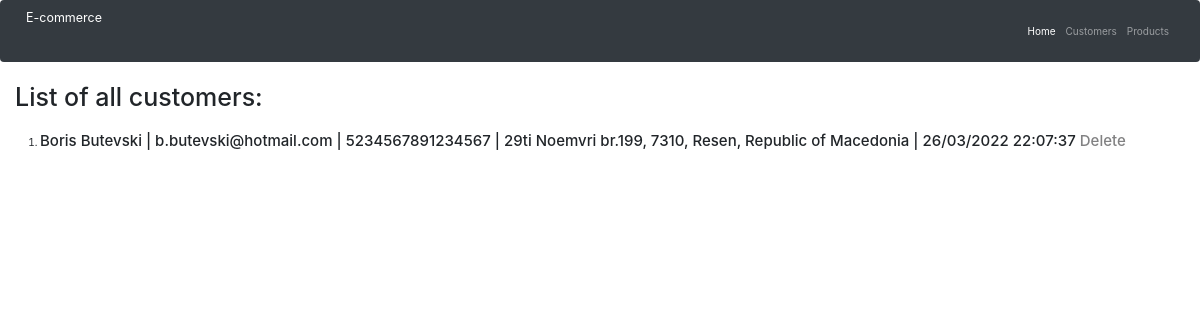
The page /customers on the database as committed earlier.
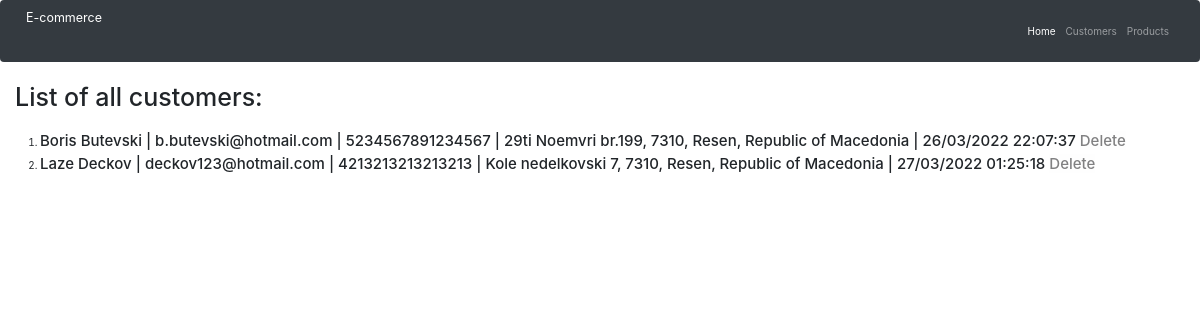
The same page on the database as committed later.
### main.py (models this page shows)
class Customer(db.Model):
    id = db.Column(db.Integer, primary_key=True)
    first_name = db.Column(db.String(250), nullable=False, unique=False)
    last_name = db.Column(db.String(250), nullable=False, unique=False)
    email = db.Column(db.String(250), nullable=False, unique=False)
    credit_card = db.Column(db.Integer, nullable=True, unique=False)
    date = db.Column(db.String(250), nullable=False, unique=False)
    address = db.Column(db.String(250), nullable=False, unique=True)

### main.py (the view)
@app.route("/customers")
def customers():
    all_customers = db.session.query(Customer).all()
    db.session.commit()
    return render_template('customers.html',all_customers=all_customers)

### templates/customers.html (shortened to what this page needs)
{% extends 'bootstrap/base.html' %}
{% import "bootstrap/wtf.html" as wtf %}
{% block styles %}
  {{ super() }}
  <link rel="stylesheet" href="https://cdn.jsdelivr.net/npm/bootstrap@4.0.0/dist/css/bootstrap.min.css">
{% endblock %}
{% block content %}
    <nav class="navbar navbar-expand-lg navbar-dark bg-dark">
        <a class="navbar-brand" href="{{url_for('home')}}">E-commerce</a>
        <div class="collapse navbar-collapse" id="navbarNavAltMarkup">
            <div class="navbar-nav ml-auto">
                <a class="nav-item nav-link active" href="{{ url_for('home') }}">Home <span class="sr-only">(current)</span></a>
                <a class="nav-item nav-link" href="{{ url_for('customers') }}">Customers</a>
                <a class="nav-item nav-link" href="{{ url_for('products') }}">Products</a>
            </div>
        </div>
    </nav>
    <div class="container-fluid">
        <h1>List of all customers:</h1><br>
    </div>
    {% if not all_customers %}
        <p>The database is empty</p>
    {% else %}
        <ol>
            {% for customer in all_customers %}
                <li>
                    <h4>
                        {{customer['first_name']}}
                        {{customer['last_name']}} | {{customer['email']}} |
                        {{customer['credit_card']}} | {{customer['address']}}  | {{customer['date']}}
                        <a class="alert-light" href="{{ url_for('delete_customer', id=customer.id) }}">   Delete</a>
                    </h4>
                </li>
            {% endfor %}
        </ol>
    {% endif %}
{% endblock %}

Rows that differ between the two databases and show on the page:
added Customer: first_name "Laze", last_name "Deckov", email "deckov123@hotmail.com", credit_card "4213213213213213", address "Kole nedelkovski 7, 7310, Resen, Republic of Macedonia", date "27/03/2022 01:25:18"
